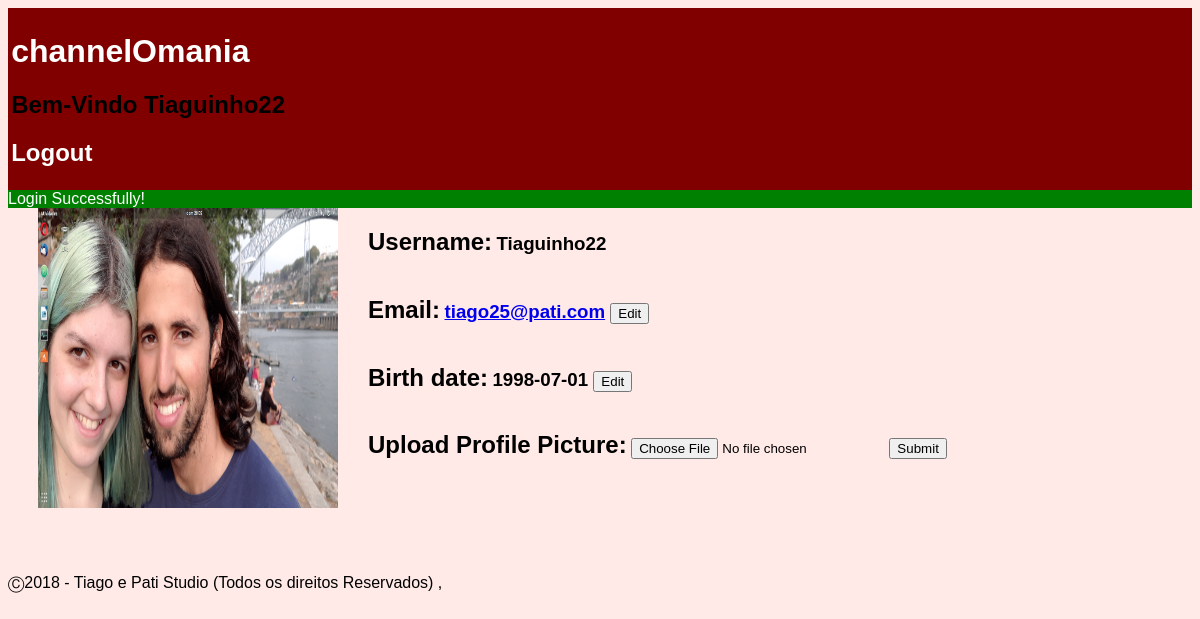
/pages/profile.php (signed in), run on the app's committed database.
### tables this page shows
CREATE TABLE 'user'
(
	'ID' INTEGER NOT NULL PRIMARY KEY AUTOINCREMENT,
	'username' TEXT NOT NULL,
	'email' TEXT NOT NULL,
	'password' TEXT NOT NULL,
	'birth' TEXT ,
	'profilePic' TEXT,
	CONSTRAINT 'username' UNIQUE ('username')
);

### database/db_list.php (called while the page is built, shortened)
<?php
function listProfile($username) {
  $db = Database::instance()->db();
  $stmt = $db->prepare('SELECT * FROM user WHERE username = ?');
  $stmt->execute(array($username));
  return $stmt->fetch();
}
?>

### templates/tpl_profile.php (the view, shortened to what this page needs)
<?php function draw_profile($userInfo) { ?>
  <?php if($userInfo['username'] == $_SESSION['username']) { ?>
  <form action="../actions/action_edit_profile.php" method="post" enctype="multipart/form-data">
  <?php } ?>
  <section id="profile">
    <img id="profile_pic" src="../files/profilePics/<?php if($userInfo['profilePic']!="") { echo($userInfo['profilePic']); } else {?>default.png<?php } ?>" alt="<?php echo($userInfo['username']); ?>'s profile picture">
    <div id="profile_info">
      <h2>Username: </h2>
      <h3><?php echo($userInfo['username']); ?></h3><br>
      <h2>Email: </h2>
      <h3 id="emailInfo"><a href="mailto:<?php echo($userInfo['email']); ?>"><?php echo($userInfo['email']); ?></a>
      <?php if($userInfo['username'] == $_SESSION['username']) { ?>
        <button text='Edit' onclick="edit('email')">Edit</button>
      <?php } ?></h3><br>
      <h2>Birth date: </h2>
      <h3 id="birthInfo"><time datetime="<?php echo($userInfo['birth']); ?>"><?php echo($userInfo['birth']); ?></time>
        <?php if($userInfo['username'] == $_SESSION['username']) { ?>
          <button text='Edit' onclick="edit('birth')">Edit</button>
        <?php } ?></h3><br>
      <?php if($userInfo['username'] == $_SESSION['username']) { ?>
      <h2>Upload Profile Picture: </h2>
        <h3>
            <input type="file" name="profilePic" accept="image/*">
            <input type="submit">
        </h3>
      <?php } ?>
    </div>
  </section>
  <?php if($userInfo['username'] == $_SESSION['username']) { ?>
    </form>
  <?php } ?>
<?php } ?>

### css/style.css (style rules this page uses)
body { font-family: Helvetica; background-color: #FFEAE7; }
#profile #profile_info { float: left; }
#profile #profile_info h2 { display: inline-flex; }
#profile #profile_info h3 { display: inline; }
#profile #profile_pic { height: 300px; width: 300px; float: left; padding: 0px 30px; }

### data on the page
user: profilePic (picture), username "Tiaguinho22", email "tiago25@pati.com", birth "1998-07-01"

### other printed values
$_SESSION['username'] "Tiaguinho22"
$message['content'] "Login Successfully!"
